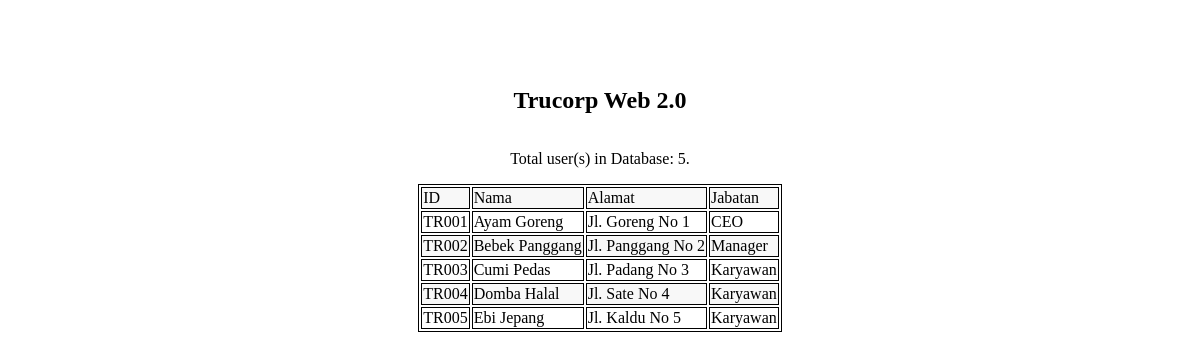
The page /index-baru.php on the database its author committed.
### tables this page shows
CREATE TABLE `users` (
  `ID` varchar(5) NOT NULL,
  `Nama` varchar(50) NOT NULL,
  `Alamat` varchar(50) NOT NULL,
  `Jabatan` varchar(50) NOT NULL
);

### web/index-baru.php (the view, shortened to what this page needs)
<?php
    $username = "root";
    $password = "kunci";
    $host = "192.168.73.131";
    $db = "trucorp";
    $con = mysqli_connect($host, $username, $password, $db);
    $res = $con->query("SELECT * FROM users");
    $rows = array();
    $count = 0;
    while($row = mysqli_fetch_assoc($res)){
        $count += 1;
        $rows [] = $row;
    }
?>
<!DOCTYPE html>
<html lang="en">
<head>
</head>
<body>
    <div class="box">
        <h2>Trucorp Web 2.0</h2>
        <p>Total user(s) in Database: <?= $count?>.</p>
        <table>
            <tr>
                <td>ID</td>
                <td>Nama</td>
                <td>Alamat</td>
                <td>Jabatan</td>
            </tr>
            <?php
            foreach($rows as $r):
            ?>
        <tr>
            <td><?= $r['ID'] ?></td>
            <td><?= $r['Nama'] ?></td>
            <td><?= $r['Alamat'] ?></td>
            <td><?= $r['Jabatan'] ?></td>
        </tr>
        <?php
            endforeach;
        ?>
        </table>
    </div>
</body>
</html>

### web/index-baru.php (style rules this page uses)
.box { width: fit-content; display: flex; flex-direction: column; align-items: center; padding-top: 5%; margin: auto; }
table, th, td { border: 1px solid; }
tr:nth-child(odd) { background-color: #f8f8f8; }

### rows shown on the page
users: ID "TR001", Nama "Ayam Goreng", Alamat "Jl. Goreng No 1", Jabatan "CEO"
users: ID "TR002", Nama "Bebek Panggang", Alamat "Jl. Panggang No 2", Jabatan "Manager"
users: ID "TR003", Nama "Cumi Pedas", Alamat "Jl. Padang No 3", Jabatan "Karyawan"
users: ID "TR004", Nama "Domba Halal", Alamat "Jl. Sate No 4", Jabatan "Karyawan"
users: ID "TR005", Nama "Ebi Jepang", Alamat "Jl. Kaldu No 5", Jabatan "Karyawan"

### other values the page prints
$count "5"
